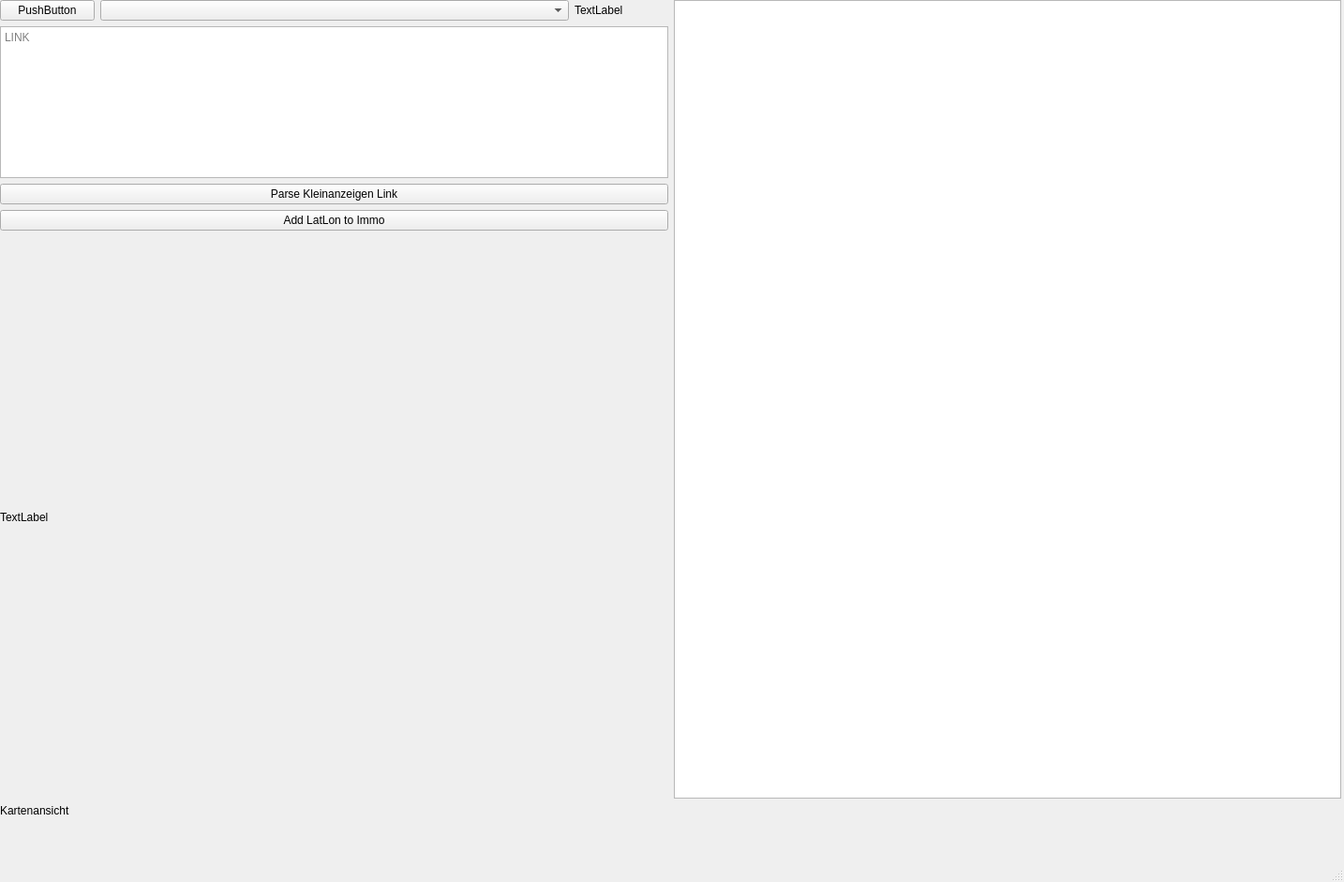
<?xml version="1.0" encoding="UTF-8"?>
<ui version="4.0">
 <class>MainWindow</class>
 <widget class="QMainWindow" name="MainWindow">
  <property name="geometry">
   <rect>
    <x>0</x>
    <y>0</y>
    <width>1434</width>
    <height>941</height>
   </rect>
  </property>
  <property name="windowTitle">
   <string>ImmoSaver</string>
  </property>
  <widget class="QWidget" name="centralwidget">
   <widget class="QWidget" name="verticalLayoutWidget">
    <property name="geometry">
     <rect>
      <x>0</x>
      <y>0</y>
      <width>1431</width>
      <height>872</height>
     </rect>
    </property>
    <layout class="QVBoxLayout" name="verticalLayout">
     <item>
      <layout class="QHBoxLayout" name="horizontalLayout_2">
       <item>
        <layout class="QHBoxLayout" name="horizontalLayout">
         <item>
          <layout class="QVBoxLayout" name="verticalLayout_2">
           <item>
            <layout class="QHBoxLayout" name="horizontalLayout_3">
             <item>
              <widget class="QPushButton" name="pushButton">
               <property name="text">
                <string>PushButton</string>
               </property>
              </widget>
             </item>
             <item>
              <widget class="QComboBox" name="comboBox">
               <property name="minimumSize">
                <size>
                 <width>500</width>
                 <height>0</height>
                </size>
               </property>
              </widget>
             </item>
             <item>
              <widget class="QLabel" name="label_3">
               <property name="maximumSize">
                <size>
                 <width>100</width>
                 <height>16777215</height>
                </size>
               </property>
               <property name="text">
                <string>TextLabel</string>
               </property>
              </widget>
             </item>
            </layout>
           </item>
           <item>
            <layout class="QHBoxLayout" name="horizontalLayout_4">
             <item>
              <widget class="QTextEdit" name="textEdit">
               <property name="placeholderText">
                <string>LINK</string>
               </property>
              </widget>
             </item>
            </layout>
           </item>
           <item>
            <widget class="QPushButton" name="pushButton_2">
             <property name="text">
              <string>Parse Kleinanzeigen Link</string>
             </property>
            </widget>
           </item>
           <item>
            <widget class="QPushButton" name="pushButton_3">
             <property name="text">
              <string>Add LatLon to Immo</string>
             </property>
            </widget>
           </item>
           <item>
            <widget class="QLabel" name="label">
             <property name="minimumSize">
              <size>
               <width>0</width>
               <height>600</height>
              </size>
             </property>
             <property name="text">
              <string>TextLabel</string>
             </property>
            </widget>
           </item>
          </layout>
         </item>
        </layout>
       </item>
       <item>
        <widget class="QGraphicsView" name="graphicsView"/>
       </item>
      </layout>
     </item>
     <item>
      <widget class="QLabel" name="label_2">
       <property name="text">
        <string>Kartenansicht</string>
       </property>
      </widget>
     </item>
    </layout>
   </widget>
  </widget>
  <widget class="QMenuBar" name="menubar">
   <property name="geometry">
    <rect>
     <x>0</x>
     <y>0</y>
     <width>1434</width>
     <height>21</height>
    </rect>
   </property>
  </widget>
  <widget class="QStatusBar" name="statusbar"/>
 </widget>
 <resources/>
 <connections/>
</ui>
